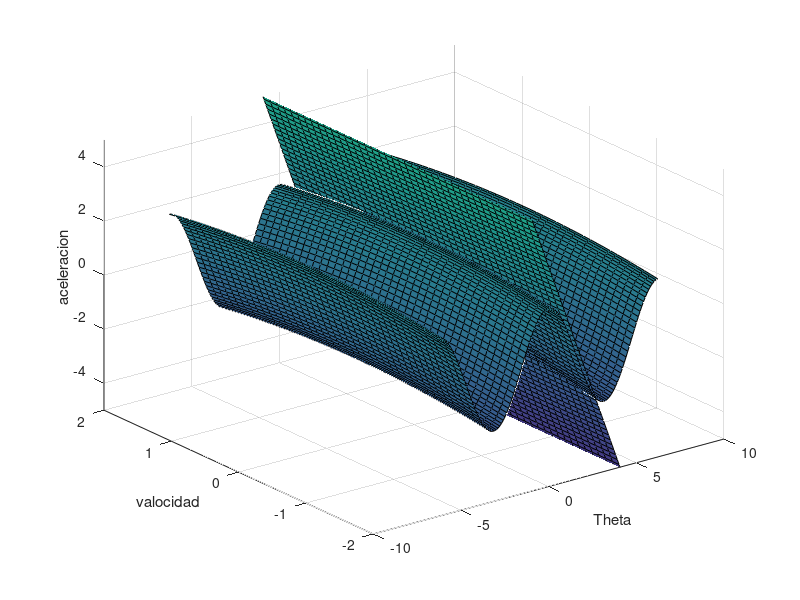

Recreate this plot in MATLAB.
M=1;
L=1;
cd=0.2;
rho=1;
[Theta,V]=meshgrid(-2*pi:0.1:2*pi,-2:0.1:2);
A=2*cos(Theta)./M-(cd*V.^2*L^2*rho)./(2*M);
figure
surface(Theta,V,A)
view(3)
hold on
xlabel('Theta')
ylabel('valocidad')
zlabel('aceleracion')
grid on
Aaprox=-2/M*(Theta-pi/2);
%figure
hold on
surface(Theta,V,Aaprox)
view(3)
zlim([-5,5])
